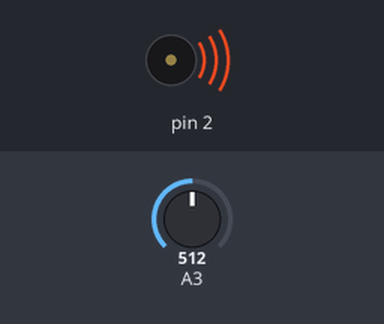
A sketch run on a simulated Arduino Uno, built with avr-gcc and run on an emulated ATmega328P. On the bench: buzzer (waves = sounding). The inputs (shaded band) are chosen by the test bench; at power-on: A3 = 512.

Above: at 0.1 s.
Timing chart, 0 to 1.6 s (numbered marks = the images above):
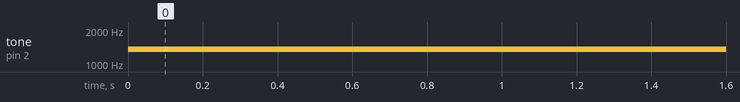

Measured:
- by itself, tone on pin 2: silent → 1351 Hz at 0.00 s

The sketch:

Pr_tica_5.5_.ino
```cpp
void setup()
{
  pinMode(2, OUTPUT);
  // Define o pino digital 2 como OUTPUT.
}

void loop()
{
  int valorPot = analogRead(A3);
  // Lê o pino analógico de entrada A5 e é transformado em uma função inteira.

  int freq = map(valorPot, 0, 1023, 200, 2500);
  // Mapeia para 200 a 2500 em uma função inteira.

  tone(2, freq);
  // Gera um som da frequência específica no pino digital 2.

  delay(100);
  // Atraso de 100 miliseguindos.

}
```
